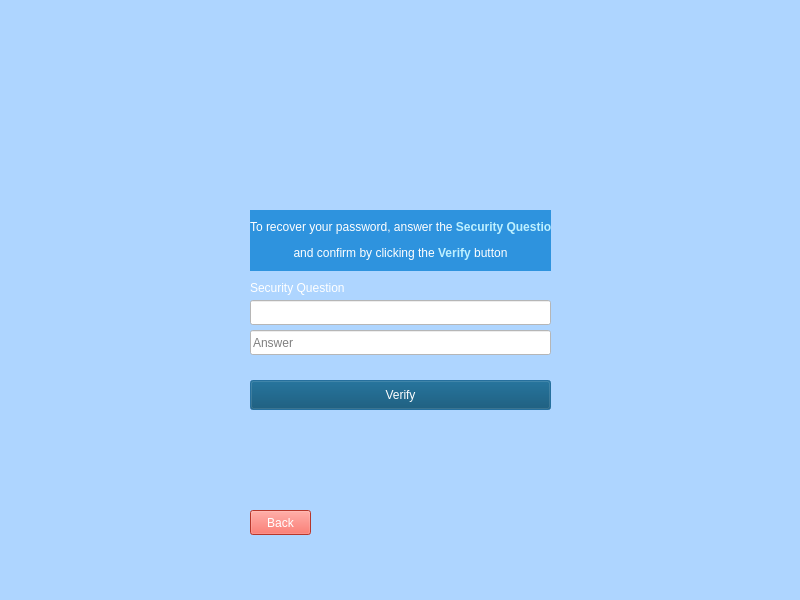
<?xml version="1.0" encoding="UTF-8"?>
<ui version="4.0">
 <class>ForgottenPassword</class>
 <widget class="QDialog" name="ForgottenPassword">
  <property name="windowModality">
   <enum>Qt::WindowModal</enum>
  </property>
  <property name="geometry">
   <rect>
    <x>0</x>
    <y>0</y>
    <width>800</width>
    <height>600</height>
   </rect>
  </property>
  <property name="minimumSize">
   <size>
    <width>800</width>
    <height>600</height>
   </size>
  </property>
  <property name="maximumSize">
   <size>
    <width>800</width>
    <height>600</height>
   </size>
  </property>
  <property name="windowTitle">
   <string>LeonCam</string>
  </property>
  <property name="windowIcon">
   <iconset resource="Resources.qrc">
    <normaloff>:/Resources/Images/logo.ico</normaloff>:/Resources/Images/logo.ico</iconset>
  </property>
  <property name="styleSheet">
   <string notr="true">#ForgottenPassword
{
	background-image:url(:/Resources/Images/background.png);
	background-color: rgb(174, 213, 255);
}



</string>
  </property>
  <property name="modal">
   <bool>true</bool>
  </property>
  <widget class="QLabel" name="LHelp">
   <property name="geometry">
    <rect>
     <x>250</x>
     <y>210</y>
     <width>301</width>
     <height>61</height>
    </rect>
   </property>
   <property name="styleSheet">
    <string notr="true">color: rgb(255, 255, 255);
/*background-color:rgb(36, 118, 59)*/
background-color: rgb(46, 147, 222);
</string>
   </property>
   <property name="lineWidth">
    <number>1</number>
   </property>
   <property name="text">
    <string>&lt;html&gt;&lt;head/&gt;&lt;body&gt;&lt;p align=&quot;center&quot;&gt;To recover your password, answer the &lt;span style=&quot; font-weight:600; color:#bdf0ff;&quot;&gt;Security Question &lt;/span&gt;&lt;/p&gt;&lt;p align=&quot;center&quot;&gt;and confirm by clicking the &lt;span style=&quot; font-weight:600; color:#bdf0ff;&quot;&gt;Verify&lt;/span&gt; button&lt;/p&gt;&lt;/body&gt;&lt;/html&gt;</string>
   </property>
   <property name="textFormat">
    <enum>Qt::AutoText</enum>
   </property>
   <property name="scaledContents">
    <bool>false</bool>
   </property>
  </widget>
  <widget class="QPushButton" name="PBBack">
   <property name="geometry">
    <rect>
     <x>250</x>
     <y>510</y>
     <width>61</width>
     <height>25</height>
    </rect>
   </property>
   <property name="styleSheet">
    <string notr="true">#PBBack{
color:rgb(255, 255, 255);
background-color: rgb(255, 77, 61);}
#PBBack:hover{
background-color: rgb(255, 87, 58);
}
/*border: none;
margin: 0px;
padding: 0px;
background-color:none*/</string>
   </property>
   <property name="text">
    <string>Back</string>
   </property>
  </widget>
  <widget class="QLabel" name="Lloading">
   <property name="geometry">
    <rect>
     <x>370</x>
     <y>80</y>
     <width>61</width>
     <height>61</height>
    </rect>
   </property>
   <property name="styleSheet">
    <string notr="true">background-color:none</string>
   </property>
   <property name="text">
    <string/>
   </property>
  </widget>
  <widget class="QLabel" name="LSecurityQuestion">
   <property name="geometry">
    <rect>
     <x>250</x>
     <y>280</y>
     <width>161</width>
     <height>16</height>
    </rect>
   </property>
   <property name="styleSheet">
    <string notr="true">background-color: none;
color: rgb(255, 255, 255)</string>
   </property>
   <property name="text">
    <string>Security Question</string>
   </property>
  </widget>
  <widget class="QLineEdit" name="LESecurityQuestion">
   <property name="enabled">
    <bool>false</bool>
   </property>
   <property name="geometry">
    <rect>
     <x>250</x>
     <y>300</y>
     <width>301</width>
     <height>25</height>
    </rect>
   </property>
   <property name="styleSheet">
    <string notr="true">background-color: rgb(255, 255, 255);
color: rgb(0, 0, 0);</string>
   </property>
  </widget>
  <widget class="QLineEdit" name="LEAnswer">
   <property name="geometry">
    <rect>
     <x>250</x>
     <y>330</y>
     <width>301</width>
     <height>25</height>
    </rect>
   </property>
   <property name="styleSheet">
    <string notr="true">background-color: rgb(255, 255, 255);</string>
   </property>
   <property name="placeholderText">
    <string>Answer</string>
   </property>
  </widget>
  <widget class="QPushButton" name="PBVerify">
   <property name="geometry">
    <rect>
     <x>250</x>
     <y>380</y>
     <width>301</width>
     <height>30</height>
    </rect>
   </property>
   <property name="styleSheet">
    <string notr="true">#PBVerify{
background-color: rgb(0, 69, 104);
color: rgb(255, 255, 255);}
#PBVerify:hover
{
background-color: rgb(0, 77, 116);
}</string>
   </property>
   <property name="text">
    <string>Verify</string>
   </property>
   <property name="default">
    <bool>true</bool>
   </property>
  </widget>
 </widget>
 <layoutdefault spacing="6" margin="11"/>
 <tabstops>
  <tabstop>LESecurityQuestion</tabstop>
  <tabstop>LEAnswer</tabstop>
  <tabstop>PBVerify</tabstop>
  <tabstop>PBBack</tabstop>
 </tabstops>
 <resources>
  <include location="Resources.qrc"/>
 </resources>
 <connections/>
</ui>
